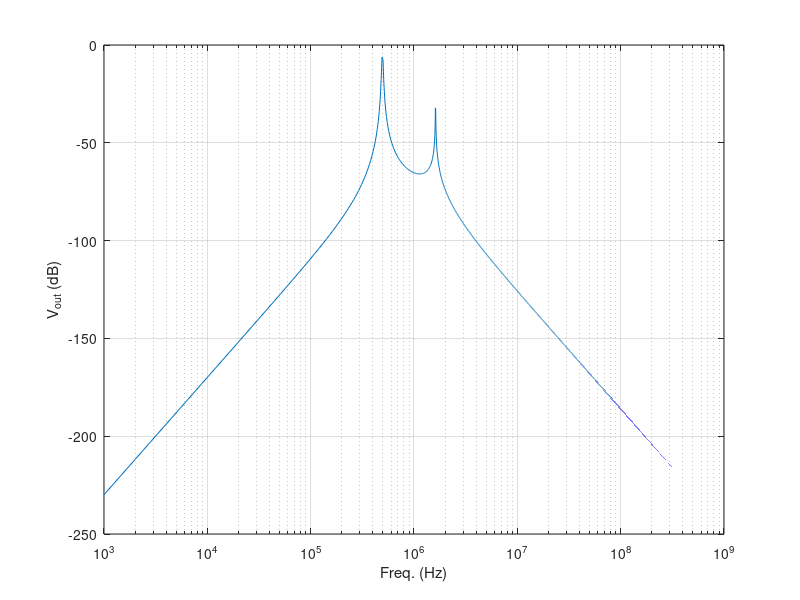

Write the MATLAB code that produced this figure.
addpath("stamps/");
addpath("test-circuits/");

load("circuit3.mat", 'G', 'C', 'b');

% The output node
output_node = 4;

% Simulation params
num_points = 100000;
f_start = 1000;
f_end = 1*10^9;
freqs = linspace(f_start, f_end, num_points);
Vout = zeros(num_points, 1);

% Fequency domain solution
% s = j*2pi*f
for i=1:num_points
    s = 1i * 2* pi * freqs(i);
    A = G + s*C;
    [L, U, P, Q] = lu(A, 0.01);
    z = L \ (P*b);
    y = U\z;
    sols = Q*y;
    Vout(i) = abs(sols(output_node));
end

figure('Name', 'Freq. Domain (circuit3)')
semilogx(freqs, 20*log10(Vout));
grid on;
xlabel('Freq. (Hz)')
ylabel('V_{out} (dB)')

FN2 = 'figures/circuit3_freq_domain';   
print(gcf, '-dpng', '-r600', FN2);  %Save graph in PNG